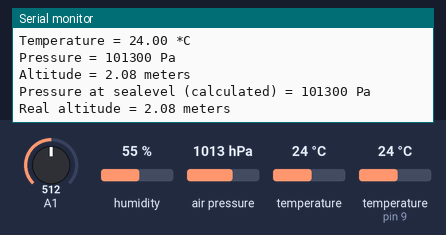
The sketch below on a simulated Arduino Uno, built with avr-gcc and run on an emulated ATmega328P. On the bench: the last lines printed to the serial monitor. The test bench sets the inputs (shaded band); at power-on: A1 = 512, humidity 55 %, air pressure 1013 hPa, temperature 24 °C, temperature (sensor on pin 9) 24 °C.

Above: at 7.4 s.
7.5 s: A1 set to 910
At 9.2 s:
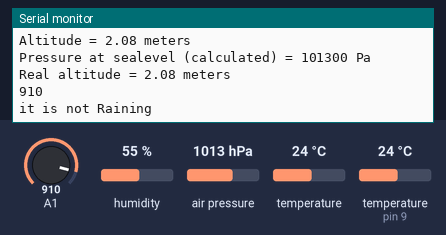
16.7 s: A1 set to 888
At 17.9 s:
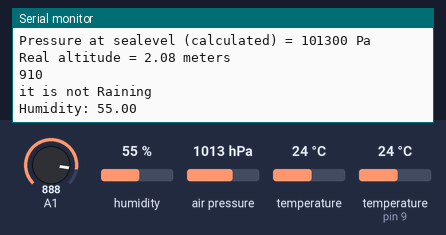
Timing chart, 0 to 19.7 s (numbered marks = the images above; inputs shaded):
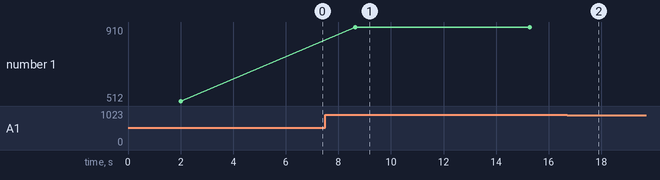

Measured:
- the behaviour switches between 900 and 899 on A1 (found by bisection; images 1 and 2)
- after the input at 7.5 s, the serial monitor: prints a new line after 1.1 s (image 1)
- plotted number 1: 512 → 910 after the input at 7.5 s, 910 → 888 after the input at 16.7 s

The sketch:

Main_hardware_code.ino
```cpp
#include <DHT.h>
#include<Wire.h>
#include <SoftwareSerial.h>
#include <Adafruit_BMP085.h>
#define seaLevelPressure_hPa 1013.25
#define Type DHT11
SoftwareSerial mySerial(10, 11);
void ReadBMP(void);
void ReadDHT(void);
void ReadRain(void);
void send_data(void);
int sensePin = 9;
DHT HT(sensePin,Type);
float humidity;
Adafruit_BMP085 bmp;

void setup(){
  mySerial.begin(115200);
  Serial.begin(9600);
  HT.begin();
  delay(2000);
}

void loop(){
  ReadRain();
  ReadDHT();
  ReadBMP();
  send_data();
}

void ReadDHT(void)
{
  humidity = HT.readHumidity();

  Serial.print("Humidity: ");
  Serial.println(humidity);
  delay(2000);
}

void ReadRain(void)
{
  int sensorValue = analogRead(A1);
  // print out the value you read:
  Serial.println(sensorValue);
  if (sensorValue<900&&sensorValue>600)
  {
      Serial.println("it is Drizzling!");

   }
   else if(sensorValue<600 && sensorValue>300)
   {
      Serial.println("It is Raining!");
   }
   else if(sensorValue<300)
   {
      Serial.println("It is Raining heavily!");
   }
   else
   {
      Serial.println("it is not Raining");

   }
   delay(2000);
}

void ReadBMP(void)
{

  if (!bmp.begin()) {
  Serial.println("Could not find a valid BMP085 sensor, check wiring!");
  while (1) {}
  }
  else
  {
    Serial.print("Temperature = ");
    Serial.print(bmp.readTemperature());
    Serial.println(" *C");

    Serial.print("Pressure = ");
    Serial.print(bmp.readPressure());
    Serial.println(" Pa");

    Serial.print("Altitude = ");
    Serial.print(bmp.readAltitude());
    Serial.println(" meters");

    Serial.print("Pressure at sealevel (calculated) = ");
    Serial.print(bmp.readSealevelPressure());
    Serial.println(" Pa");

    Serial.print("Real altitude = ");
    Serial.print(bmp.readAltitude(seaLevelPressure_hPa * 100));
    Serial.println(" meters");

    Serial.println();
    delay(500);
  }
  delay(2000);
}

void send_data()
{
  if(mySerial.isListening()){
  mySerial.print('*'); // Starting char
  mySerial.print(bmp.readTemperature(), 0); //2 digit data
  mySerial.print(HT.readHumidity(), 0); //2 digit data
//  mySerial.print(myBMP.getPressure()); //5 digit data
//  mySerial.print(bmp.readAltitude(seaLevelPressure_hPa * 100) * 100); //5 digit data
//  mySerial.print(analogRead(A1)); //4 digit data
  mySerial.print('#'); // Ending char
  }
  else{
    Serial.print("no");
  }
}
```
